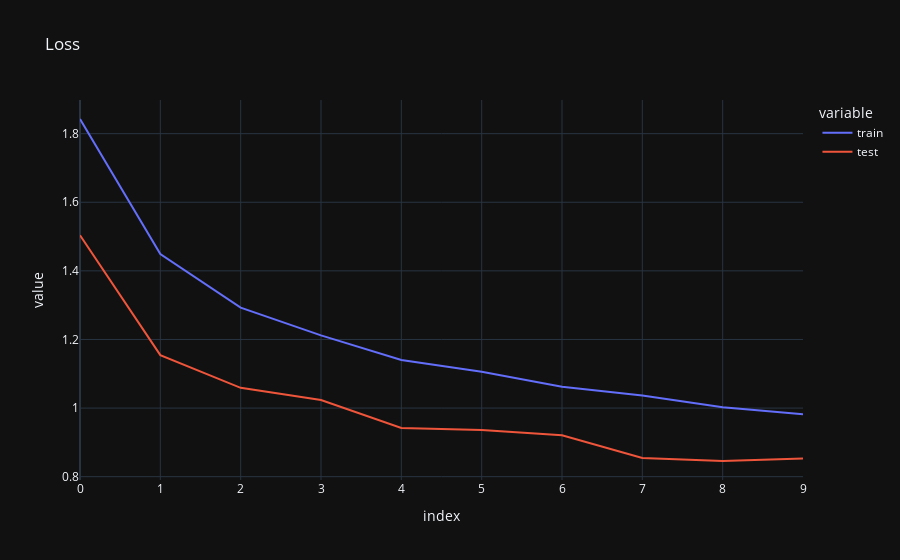

Write notebook code for a chart like this one.
### Code cell
loss_history = pd.DataFrame({
    'train': history.history['loss'],
    'test': history.history['val_loss']
})
px.line(loss_history, title='Loss')

### Figure 1 — Plotly figure (JSON) as saved in the notebook; plotly's stock layout.template omitted (floating-point values rounded to 4 significant figures)
{"data": [{"hovertemplate": "variable=train<br>index=%{x}<br>value=%{y}<extra></extra>", "legendgroup": "train", "line": {"color": "#636efa", "dash": "solid"}, "marker": {"symbol": "circle"}, "mode": "lines", "name": "train", "orientation": "v", "showlegend": true, "type": "scatter", "x": [0, 1, 2, 3, 4, 5, 6, 7, 8, 9], "xaxis": "x", "y": [1.843, 1.449, 1.293, 1.212, 1.14, 1.106, 1.062, 1.036, 1.002, 0.9818], "yaxis": "y"}, {"hovertemplate": "variable=test<br>index=%{x}<br>value=%{y}<extra></extra>", "legendgroup": "test", "line": {"color": "#EF553B", "dash": "solid"}, "marker": {"symbol": "circle"}, "mode": "lines", "name": "test", "orientation": "v", "showlegend": true, "type": "scatter", "x": [0, 1, 2, 3, 4, 5, 6, 7, 8, 9], "xaxis": "x", "y": [1.504, 1.154, 1.059, 1.023, 0.942, 0.9362, 0.921, 0.8546, 0.8457, 0.8532], "yaxis": "y"}], "layout": {"legend": {"title": {"text": "variable"}, "tracegroupgap": 0}, "title": {"text": "Loss"}, "xaxis": {"anchor": "y", "domain": [0, 1], "title": {"text": "index"}}, "yaxis": {"anchor": "x", "domain": [0, 1], "title": {"text": "value"}}}}
